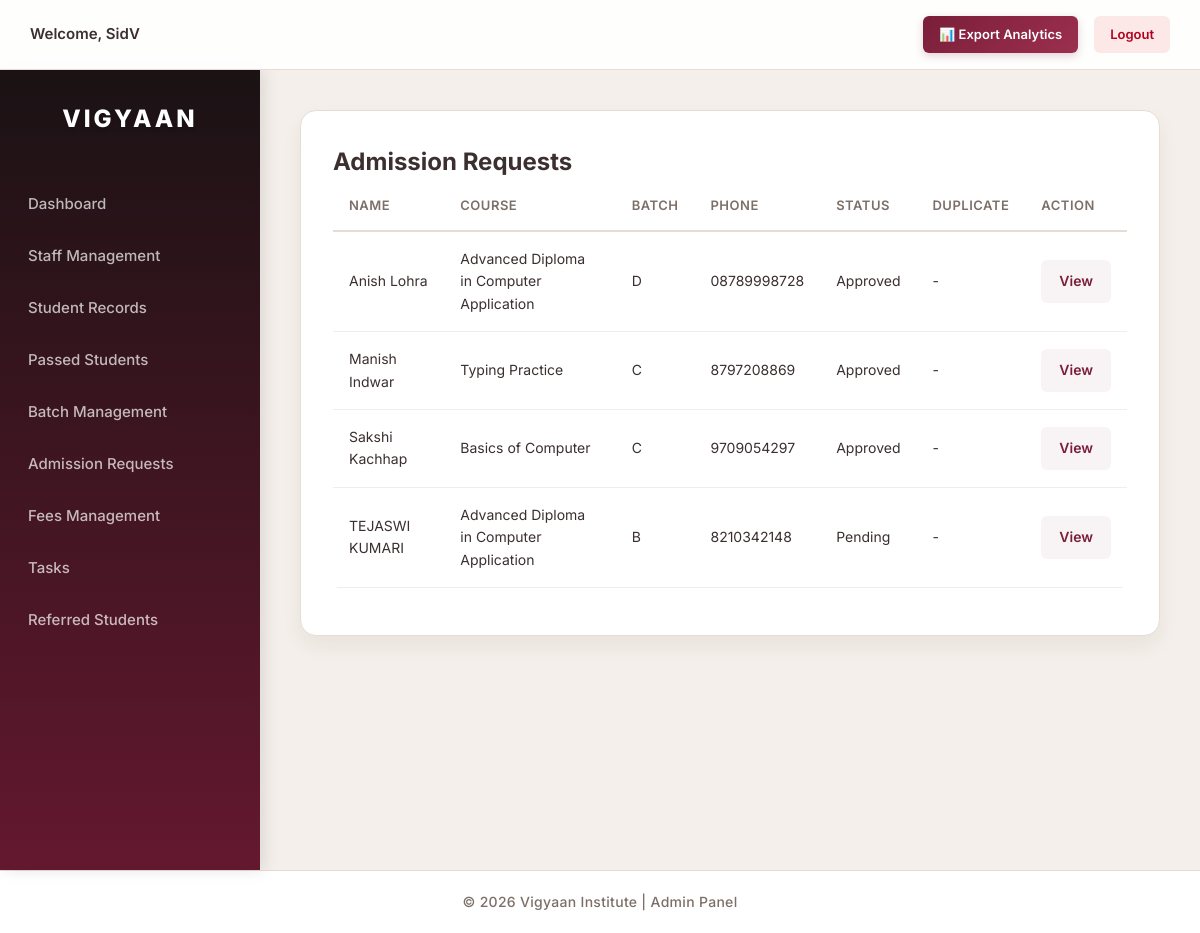
/students/pending.php (signed in), run on the app's committed database.
### tables this page shows
CREATE TABLE `admission_requests` (
  `id` int(11) NOT NULL,
  `full_name` varchar(100) DEFAULT NULL,
  `dob` date DEFAULT NULL,
  `gender` enum('Male','Female','Other') DEFAULT NULL,
  `phone` varchar(15) DEFAULT NULL,
  `email` varchar(100) DEFAULT NULL,
  `photo` varchar(255) DEFAULT NULL,
  `father_name` varchar(100) DEFAULT NULL,
  `mother_name` varchar(100) DEFAULT NULL,
  `guardian_phone` varchar(15) DEFAULT NULL,
  `address` text DEFAULT NULL,
  `city` varchar(50) DEFAULT NULL,
  `state` varchar(50) DEFAULT NULL,
  `pincode` varchar(10) DEFAULT NULL,
  `course` varchar(100) DEFAULT NULL,
  `batch` varchar(50) DEFAULT NULL,
  `admission_date` date DEFAULT NULL,
  `course_duration` varchar(50) DEFAULT NULL,
  `total_fees` decimal(10,2) DEFAULT NULL,
  `status` enum('Pending','Shortlisted','Approved','Rejected') DEFAULT 'Pending',
  `created_at` timestamp NOT NULL DEFAULT current_timestamp(),
  `remark` text DEFAULT NULL,
  `rejection_reason` text DEFAULT NULL,
  `reviewed_by` int(11) DEFAULT NULL,
  `reviewed_at` datetime DEFAULT NULL,
  `medium` varchar(50) DEFAULT NULL,
  `institution_name` varchar(150) DEFAULT NULL,
  `institution_address` text DEFAULT NULL,
  `degree` varchar(100) DEFAULT NULL,
  `percentage` varchar(10) DEFAULT NULL,
  `main_subjects` varchar(150) DEFAULT NULL,
  `passing_year` varchar(10) DEFAULT NULL,
  `payment_amount` decimal(10,2) DEFAULT NULL,
  `payment_structure` enum('Full','Monthly','Quarterly','Custom') DEFAULT NULL,
  `payment_mode` enum('Cash','Online') DEFAULT NULL,
  `payment_date` varchar(50) DEFAULT NULL,
  `duplicate_flag` enum('No','Might Be Duplicate') DEFAULT 'No',
  `heard_about` text DEFAULT NULL,
  `referred_student_name` varchar(150) DEFAULT NULL,
  `referred_student_phone` varchar(20) DEFAULT NULL,
  `heard_other_text` varchar(255) DEFAULT NULL,
  `discount_type` varchar(50) DEFAULT NULL,
  `discount_percent` decimal(5,2) DEFAULT 0.00,
  `discount_amount` decimal(10,2) DEFAULT 0.00,
  `final_total` decimal(10,2) DEFAULT 0.00,
  `receipt_number` varchar(100) DEFAULT NULL
);

### students/pending.php (the view, shortened to what this page needs)
<?php
require_once dirname(__DIR__) . '/includes/db.php';
$result = $conn->query("
    SELECT *
    FROM admission_requests
    ORDER BY created_at DESC
");
require_once "../includes/header.php";
require_once "../includes/sidebar.php";
?>
<div class="main-content">
    <div class="card">
        <div class="card-header">
            <h2>Admission Requests</h2>
        </div>
        <div class="card-body">
            <div class="table-responsive">
            <table class="data-table">
                <thead>
                    <tr>
                        <th>Name</th>
                        <th>Course</th>
                        <th>Batch</th>
                        <th>Phone</th>
                        <th>Status</th>
                        <th>Duplicate</th>
                        <th>Action</th>
                    </tr>
                </thead>
                <tbody>
                <?php while($row = $result->fetch_assoc()): ?>
                    <tr>
                        <td><?php echo htmlspecialchars($row['full_name']); ?></td>
                        <td><?php echo htmlspecialchars($row['course']); ?></td>
                        <td><?php echo htmlspecialchars($row['batch']); ?></td>
                        <td><?php echo htmlspecialchars($row['phone']); ?></td>
                        <td>
                            <span class="status-badge <?php echo strtolower($row['status']); ?>">
                                <?php echo htmlspecialchars($row['status']); ?>
                            </span>
                        </td>
                        <td>
                            <?php if ($row['duplicate_flag'] === 'Might Be Duplicate'): ?>
                                <span class="warning-badge">
                                    ⚠ Might Be Duplicate
                                </span>
                            <?php else: ?>
                                -
                            <?php endif; ?>
                        </td>
                        <td>
                            <a href="view_request.php?id=<?php echo $row['id']; ?>" class="btn-small">
                                View
                            </a>
                        </td>
                    </tr>
                <?php endwhile; ?>
                </tbody>
            </table>
            </div>
        </div>
    </div>
</div>
<?php require_once "../includes/footer.php"; ?>

### assets/css/style.css (style rules this page uses)
:root { --primary-color: #7A1E3A; --primary-dark: #64182F; --primary-light: #9C2F4E; --bg-main: #F4EFEA; --bg-card: #FFFFFF; --text-main: #3B2F2F; --text-muted: #7C6F68; --border-color: #E6DCD4; --input-border: #D8CCC3; --success-bg: #D4EDDA; --success-text: #155724; --danger-bg: #FCE8E6; --danger-text: #B00020; --shadow-sm: 0 4px 6px rgba(60, 40, 30, 0.04); --shadow-md: 0 10px 20px rgba(60, 40, 30, 0.06); --shadow-lg: 0 20px 45px rgba(60, 40, 30, 0.08); --radius-sm: 6px; --radius-md: 12px; --radius-lg: 16px; --transition: all 0.3s cubic-bezier(0.4, 0, 0.2, 1); }
* { box-sizing: border-box; margin: 0; padding: 0; }
body { font-family: 'Inter', -apple-system, BlinkMacSystemFont, "Segoe UI", Roboto, Helvetica, Arial, sans-serif; background-color: var(--bg-main); color: var(--text-main); line-height: 1.6; -webkit-font-smoothing: antialiased; }
.card { background: var(--bg-card); padding: 32px; border-radius: var(--radius-lg); border: 1px solid var(--border-color); box-shadow: var(--shadow-md); transition: var(--transition); display: flex; flex-direction: column; }
.card a { display: inline-flex; align-items: center; padding: 10px 18px; background: rgba(122, 30, 58, 0.05); color: var(--primary-color); border-radius: var(--radius-sm); text-decoration: none; font-size: 14px; font-weight: 600; transition: var(--transition); align-self: flex-start; }
table { width: 100%; border-collapse: separate; border-spacing: 0; }
th { text-align: left; font-size: 13px; font-weight: 600; padding: 14px 16px; border-bottom: 2px solid var(--border-color); color: var(--text-muted); text-transform: uppercase; letter-spacing: 0.5px; }
td { padding: 16px; border-bottom: 1px solid rgba(230, 220, 212, 0.5); font-size: 14px; vertical-align: middle; }
.table-responsive { width: 100%; overflow-x: auto; -webkit-overflow-scrolling: touch; margin-bottom: 15px; border-radius: var(--radius-sm); }

### data on the page
admission_requests: full_name "Anish Lohra", course "Advanced Diploma in Computer Application", batch "D", phone "08789998728", status "Approved"
admission_requests: full_name "Manish Indwar", course "Typing Practice", batch "C", phone "8797208869", status "Approved"
admission_requests: full_name "Sakshi Kachhap", course "Basics of Computer", batch "C", phone "9709054297", status "Approved"
admission_requests: full_name "TEJASWI KUMARI", course "Advanced Diploma in Computer Application", batch "B", phone "8210342148", status "Pending"

### other printed values
$_SESSION['username'] "SidV"
